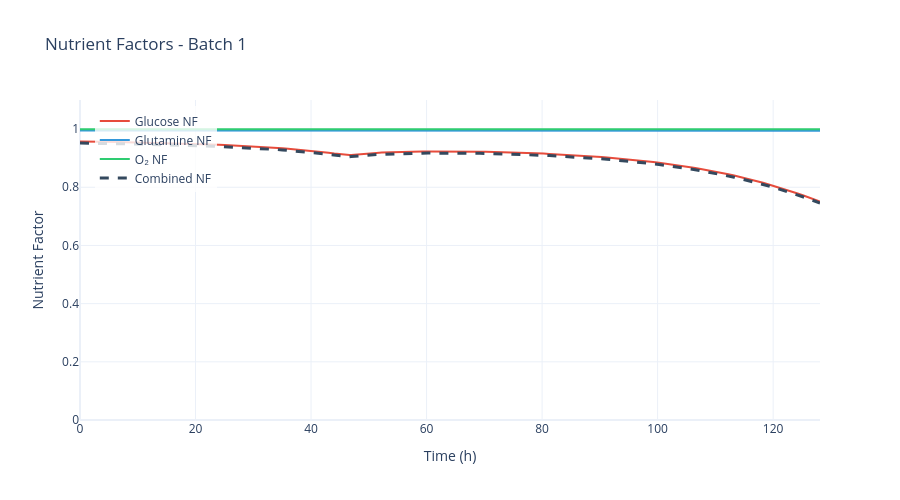

This figure's notebook cell:
### Markdown cell above
## 5. Kinetic-Behavior Figures

Review nutrient limitation, inhibition, kinetic rates, and stoichiometric yields for the selected batch.

### Code cell
# Nutrient limitation factors (Monod terms)
fig = data.plot_nutrient_factors(batch_number=BATCH_NUMBER)
fig.show()

### Figure 1 — Plotly figure (JSON) as saved in the notebook; plotly's stock layout.template omitted (floating-point values rounded to 4 significant figures; data arrays with more than 128 entries replaced by an {"elided": "..."} marker saying what was removed)
{"data": [{"line": {"color": "#E74C3C", "width": 2}, "mode": "lines", "name": "Glucose NF", "type": "scatter", "x": {"elided": "145 float values"}, "y": {"elided": "145 float values"}}, {"line": {"color": "#3498DB", "width": 2}, "mode": "lines", "name": "Glutamine NF", "type": "scatter", "x": {"elided": "145 float values"}, "y": {"elided": "145 float values"}}, {"line": {"color": "#2ECC71", "width": 2}, "mode": "lines", "name": "O₂ NF", "type": "scatter", "x": {"elided": "145 float values"}, "y": {"elided": "145 float values"}}, {"line": {"color": "#34495E", "dash": "dash", "width": 3}, "mode": "lines", "name": "Combined NF", "type": "scatter", "x": {"elided": "145 float values"}, "y": {"elided": "145 float values"}}], "layout": {"height": 500, "hovermode": "x unified", "legend": {"bgcolor": "rgba(255,255,255,0.8)", "x": 0.02, "y": 0.98}, "title": {"text": "Nutrient Factors - Batch 1"}, "width": 900, "xaxis": {"title": {"text": "Time (h)"}}, "yaxis": {"range": [0, 1.1], "title": {"text": "Nutrient Factor"}}}}
